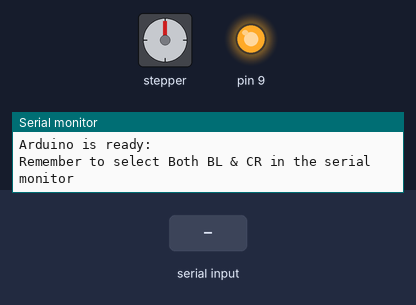
A sketch run on a simulated Arduino Uno, built with avr-gcc and run on an emulated ATmega328P. Shown: stepper motor, output pins drawn as LEDs (lit = HIGH), the last lines printed to the serial monitor. Inputs (shaded band) come from the test bench. Stepper angles assume 2048 steps per turn.

Above: at 1.2 s.
1.3 s: "1" received over the second serial link
At 3.5 s:
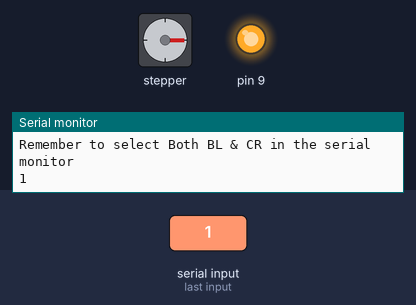
3.8 s: "0" received over the second serial link
At 4.27 s:
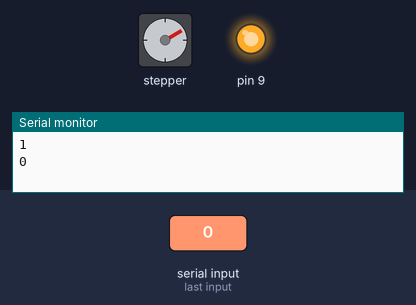
5.9 s: "2" received over the second serial link
At 7.6 s:
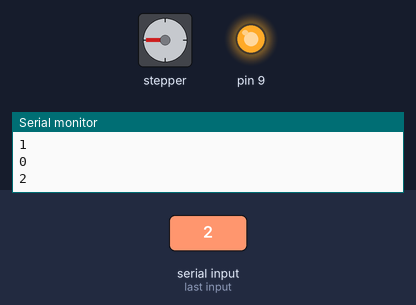
8.3 s: "1" received over the second serial link
At 8.77 s:
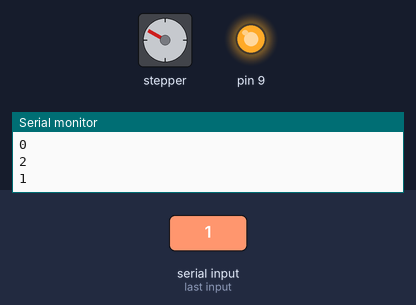
Timing chart, 0 to 11.3 s (numbered marks = the images above; inputs shaded):
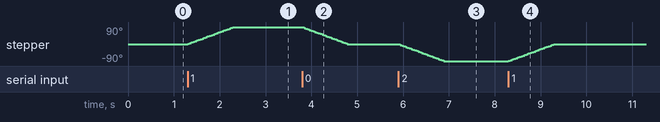

Measured:
- after the input at 1.3 s, stepper: turns 90° clockwise in 1.0 s, starting at once
- after the input at 3.8 s, stepper: turns 90° counter-clockwise in 0.98 s, starting at once
- after the input at 5.9 s, stepper: turns 90° counter-clockwise in 0.98 s, starting at once
- after the input at 8.3 s, stepper: turns 90° clockwise in 1.0 s, starting at once

The sketch:

Slave_DongCoBuoc.ino
```cpp
// Connect the HC-05 and communicate using the serial monitor
// When first powered on. you need to manually enter AT mode
// The default baud rate for AT mode is 38400
#include <SoftwareSerial.h>
#include "Stepper.h"

SoftwareSerial BTSerial(10, 11); // RX | TX
// Connect the HC-05 TX to Arduino pin 10
// Connect the HC-05 RX to Arduino pin 11

const int stepsPerRevolution = 2048;
Stepper myStepper = Stepper(stepsPerRevolution, 5, 7, 6, 8);
int degreeToSteps(int degree, int STEPS = 2048){
  if (degree == 0) return 0;
  return STEPS / (360/degree);
}
void setup() {
  pinMode(9, OUTPUT);
  digitalWrite(9, HIGH);
  Serial.begin(9600);
  Serial.println("Arduino is ready:");
  Serial.println("Remember to select Both BL & CR in the serial monitor");
  BTSerial.begin(9600); // HC-05 default speed in AT command
  pinMode(7, OUTPUT);
  myStepper.setSpeed(15);
}

void loop() {
  if (BTSerial.available())
  {
    char c = BTSerial.read();
    Serial.println(c);
    int degreetrue = degreeToSteps(90);
    if (c== '1')
    {
      myStepper.step(degreetrue);
//      delay(500);
    }
    else {
      myStepper.step(-degreetrue);
//      delay(500);
    }
  }
  if (Serial.available())
  {
    BTSerial.write(Serial.read());
  }
}
```
